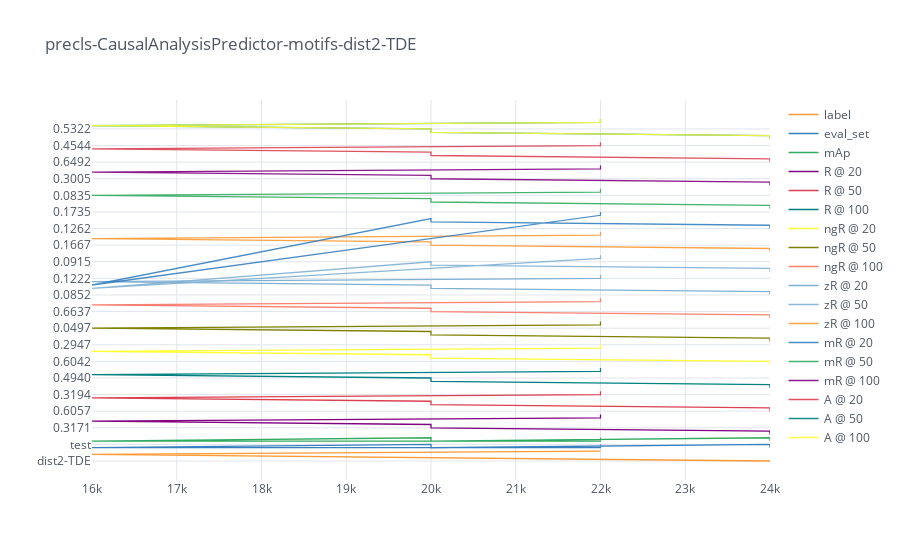

Write notebook code for a chart like this one.
### Code cell
df.iplot(kind="scatter", theme="white",x="iter",title="precls-CausalAnalysisPredictor-motifs-dist2-TDE")
